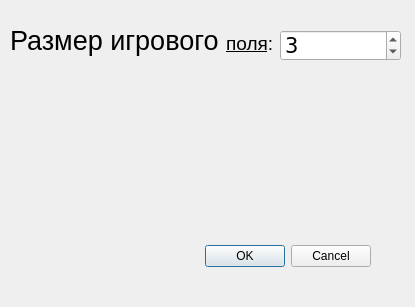
<?xml version="1.0" encoding="UTF-8"?>
<ui version="4.0">
 <class>Dialog</class>
 <widget class="QDialog" name="Dialog">
  <property name="geometry">
   <rect>
    <x>0</x>
    <y>0</y>
    <width>415</width>
    <height>307</height>
   </rect>
  </property>
  <property name="windowTitle">
   <string>Dialog</string>
  </property>
  <widget class="QDialogButtonBox" name="buttonBox">
   <property name="geometry">
    <rect>
     <x>30</x>
     <y>240</y>
     <width>341</width>
     <height>32</height>
    </rect>
   </property>
   <property name="orientation">
    <enum>Qt::Horizontal</enum>
   </property>
   <property name="standardButtons">
    <set>QDialogButtonBox::Cancel|QDialogButtonBox::Ok</set>
   </property>
  </widget>
  <widget class="QSpinBox" name="spinBox">
   <property name="geometry">
    <rect>
     <x>280</x>
     <y>30</y>
     <width>121</width>
     <height>31</height>
    </rect>
   </property>
   <property name="font">
    <font>
     <family>Verdana</family>
     <pointsize>16</pointsize>
    </font>
   </property>
   <property name="value">
    <number>3</number>
   </property>
  </widget>
  <widget class="QLabel" name="label">
   <property name="geometry">
    <rect>
     <x>10</x>
     <y>20</y>
     <width>301</width>
     <height>41</height>
    </rect>
   </property>
   <property name="text">
    <string>&lt;html&gt;&lt;head/&gt;&lt;body&gt;&lt;p&gt;&lt;span style=&quot; font-size:20pt;&quot;&gt;Размер игрового &lt;/span&gt;&lt;span style=&quot; font-size:14pt; text-decoration: underline;&quot;&gt;поля&lt;/span&gt;&lt;span style=&quot; font-size:14pt;&quot;&gt;: &lt;/span&gt;&lt;/p&gt;&lt;/body&gt;&lt;/html&gt;</string>
   </property>
  </widget>
 </widget>
 <resources/>
 <connections>
  <connection>
   <sender>buttonBox</sender>
   <signal>accepted()</signal>
   <receiver>Dialog</receiver>
   <slot>accept()</slot>
   <hints>
    <hint type="sourcelabel">
     <x>248</x>
     <y>254</y>
    </hint>
    <hint type="destinationlabel">
     <x>157</x>
     <y>274</y>
    </hint>
   </hints>
  </connection>
  <connection>
   <sender>buttonBox</sender>
   <signal>rejected()</signal>
   <receiver>Dialog</receiver>
   <slot>reject()</slot>
   <hints>
    <hint type="sourcelabel">
     <x>316</x>
     <y>260</y>
    </hint>
    <hint type="destinationlabel">
     <x>286</x>
     <y>274</y>
    </hint>
   </hints>
  </connection>
 </connections>
</ui>
